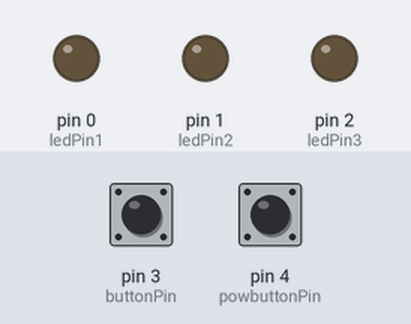
A sketch run on a simulated Arduino Uno, built with avr-gcc and run on an emulated ATmega328P. Parts: output pins drawn as LEDs (lit = HIGH). Dashed ring = blinking. The inputs (shaded band) are chosen by the test bench; at power-on: pin 4 (powbuttonPin) LOW, pin 3 (buttonPin) LOW.

Above: at 1.2 s.
1.3 s: pin 4 (powbuttonPin) pulled HIGH for 0.15 s
At 1.9 s:
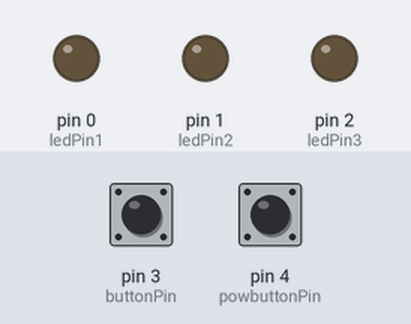
2.9 s: pin 4 (powbuttonPin) pulled HIGH for 1 s
At 5.3 s:
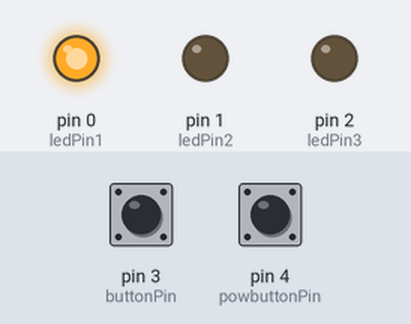
5.9 s: pin 3 (buttonPin) pulled HIGH for 3.2 s
At 6.17 s:
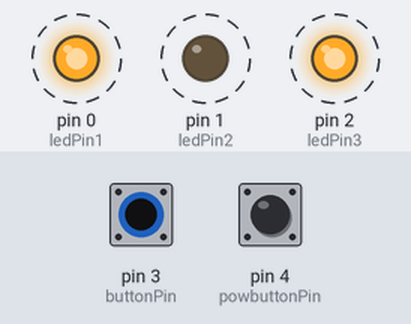
10.6 s: pin 3 (buttonPin) pulled HIGH for 1 s
At 13.0 s:
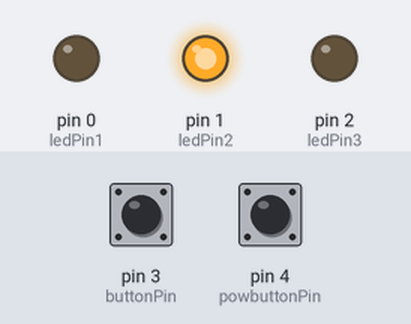
Timing chart, 0 to 14.5 s (numbered marks = the images above; inputs shaded):
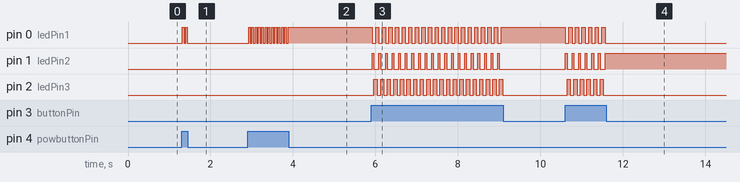

The sketch:

Lightsabermathis.ino
```cpp
/**
   Lichtschwert by Mathis
   @version 1.0.0
   @since 2018-11-01
   @author Mathis

   AT Tiny:
   Reset -| U |- 5V
   A3, 3 -|   |- 2, A1
   A2, 4 -|   |- 1 (PWM)
   GND   -|   |- 0 (PWM)
*/
// for Tiny
int ledPin1 = 0;
int ledPin2 = 1;
int ledPin3 = 2;
int buttonPin = 3;
int powbuttonPin = 4;

// for UNO
//int ledPin1 = 2;
//int ledPin2 = 3;
//int ledPin3 = 4;
//int buttonPin = 5;
//int powbuttonPin = 6;

int buttonState = 0;
int state = 0;
int powbuttonState = 0;

int power = 0;

int delayZeit = 40;


void setup() {
  //Serial.begin(9600);
  //Serial.println("started");

  pinMode(ledPin1, OUTPUT);
  pinMode(ledPin2, OUTPUT);
  pinMode(ledPin3, OUTPUT);
  pinMode(buttonPin, INPUT);
  pinMode(powbuttonPin, INPUT);
}

void loop() {
  // - - - - - - - - - -
  // read button
  buttonState = digitalRead(buttonPin);
  powbuttonState = digitalRead(powbuttonPin);

  // - - - - - - - - - -
  // color button states
  if (buttonState == HIGH) {
    state = state + 1;

    if (state > 3) {
      state = 0;
    }

    //Serial.print("state is ");
    //Serial.print(state);
    //Serial.println();
  }

  // - - - - - - - - - -
  // power button states
  if (powbuttonState == HIGH ) {
    if (power == 0) {
      power = 1;
    } else {
      power = 0;
    }

    //Serial.print("power is ");
    //Serial.print(power);
    //Serial.println();

  }

  // Control: was passiert ...

  if (power == 0) {
    digitalWrite(ledPin1, LOW);
    digitalWrite(ledPin2, LOW);
    digitalWrite(ledPin3, LOW);
    delay(delayZeit);

  } else {
    switch (state) {
      case 0:
        digitalWrite(ledPin1, HIGH);
        digitalWrite(ledPin2, LOW);
        digitalWrite(ledPin3, LOW);
        break;

      case 1:
        digitalWrite(ledPin1, LOW);
        digitalWrite(ledPin2, HIGH);
        digitalWrite(ledPin3, LOW);
        break;

      case 2:
        digitalWrite(ledPin1, LOW);
        digitalWrite(ledPin2, LOW);
        digitalWrite(ledPin3, HIGH);
        break;
        case 3:
        digitalWrite(ledPin1, HIGH);
        digitalWrite(ledPin2, LOW);
        digitalWrite(ledPin3, HIGH);
    }
    delay(delayZeit);

  }
}
```

Measured:
- after the input at 1.3 s, pin 0 (ledPin1): alternates HIGH for 0.04 s and LOW for 0.04 s, 4 changes in all, then stays LOW, starting at once
- after the input at 2.9 s, pin 0 (ledPin1): alternates HIGH for 0.04 s and LOW for 0.04 s, 25 changes in all, then stays HIGH, starting at once
- after the input at 5.9 s, pin 0 (ledPin1): alternates HIGH for 0.08 s and LOW for 0.08 s, 40 changes in all, then stays HIGH, starting at once; pin 1 (ledPin2): alternates HIGH for 0.04 s and LOW for 0.12 s, 40 changes in all, then stays LOW, starting at once
- after the input at 10.6 s, pin 0 (ledPin1): alternates HIGH for 0.08 s and LOW for 0.08 s, 13 changes in all, then stays LOW, starting at once; pin 1 (ledPin2): alternates HIGH for 0.04 s and LOW for 0.12 s, 13 changes in all, then stays HIGH, starting at once
